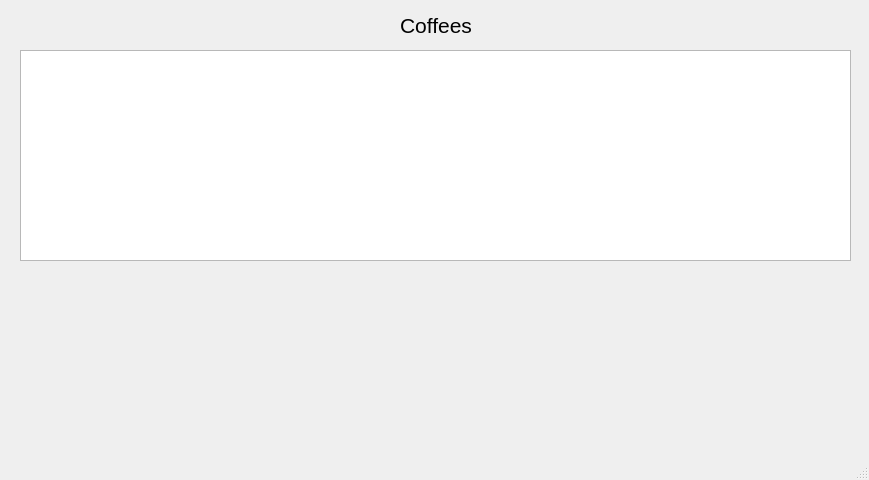
<?xml version="1.0" encoding="UTF-8"?>
<ui version="4.0">
 <class>MainWindow</class>
 <widget class="QMainWindow" name="MainWindow">
  <property name="geometry">
   <rect>
    <x>0</x>
    <y>0</y>
    <width>869</width>
    <height>480</height>
   </rect>
  </property>
  <property name="windowTitle">
   <string>MainWindow</string>
  </property>
  <widget class="QWidget" name="centralwidget">
   <widget class="QTableView" name="tableView">
    <property name="geometry">
     <rect>
      <x>20</x>
      <y>50</y>
      <width>831</width>
      <height>211</height>
     </rect>
    </property>
   </widget>
   <widget class="QLabel" name="label">
    <property name="geometry">
     <rect>
      <x>400</x>
      <y>10</y>
      <width>71</width>
      <height>31</height>
     </rect>
    </property>
    <property name="font">
     <font>
      <pointsize>16</pointsize>
     </font>
    </property>
    <property name="text">
     <string>Coffees</string>
    </property>
   </widget>
  </widget>
  <widget class="QMenuBar" name="menubar">
   <property name="geometry">
    <rect>
     <x>0</x>
     <y>0</y>
     <width>869</width>
     <height>21</height>
    </rect>
   </property>
  </widget>
  <widget class="QStatusBar" name="statusbar"/>
 </widget>
 <resources/>
 <connections/>
</ui>
